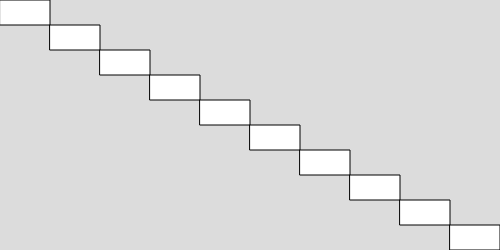
Frame 1 (no input)
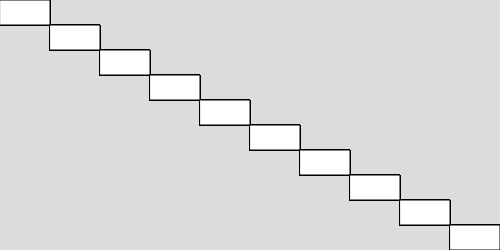
Frame 60 (no input)
Frame 120 (the mouse pressed at the canvas centre since frame 60): identical to frame 60, image omitted

The p5.js sketch that drew these frames (run headless with seeded random() and noise() and a simulated clock; from frame 60 on, the mouse is pressed at the canvas centre):

// p5.js sketch
// ── sketch.js
function setup() {
    createCanvas(500, 250);
    background(220);
}

function draw() {
    var w = width/10;
    var h = height/10;
    var y = 0;
    for (var x = 0; x <= width - w; x += w) {
        rect(x, y, w, h);
        y += h;
    }
}
